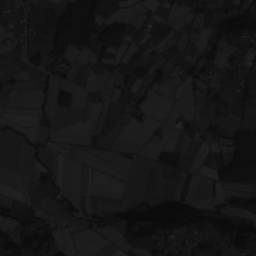
#> input picture Talleres/Taller 1/Punto 7/AQUITAIN.png, 256 x 256 px
$ jupyter execute 'NoteBook Taller.ipynb'
#> lines starting #> are read from the running program, lines starting #| are printed output that depends on the picture
### Taller #1: Juan Guillermo Gutiérrz - 202122659

[cell 1]
import cv2
import numpy as np
import matplotlib.pyplot as plt

rampa = np.linspace(0, 255, 256)
imagen = np.tile(rampa, (256, 1))

plt.imshow(imagen, cmap='gray')
plt.show()

[cell 2]
aquitainG = cv2.imread('AQUITAIN.png', cv2.IMREAD_GRAYSCALE)
#> aquitainG is the input picture: shape (256, 256); min 10, max 40, mean 21.5
scannerG = cv2.imread('SCANNER.png', cv2.IMREAD_GRAYSCALE)
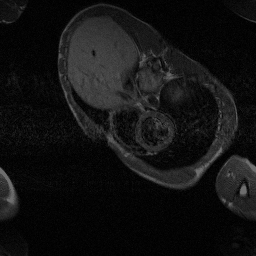
#> input picture Talleres/Taller 1/Punto 7/SCANNER.png, 256 x 256 px
#> scannerG is the input picture: shape (256, 256); min 0, max 109, mean 18.3

plt.imshow(aquitainG, cmap='gray')
plt.show()
plt.imshow(scannerG, cmap='gray')
plt.show()

[cell 3]
import matplotlib.pyplot as plt

im1 = plt.imshow(imagen, cmap='viridis')
plt.colorbar(im1)
plt.show()
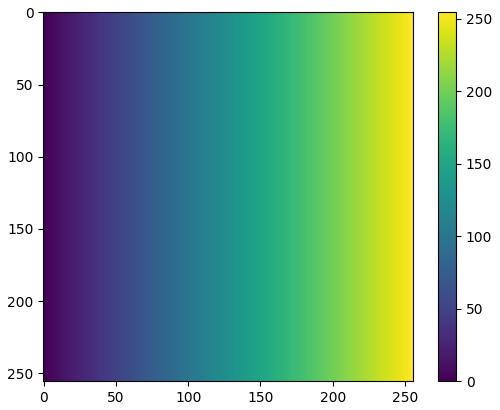
#> figure drawn by matplotlib, 2 panels
plt.hist(imagen.ravel(), bins=256)
plt.show()
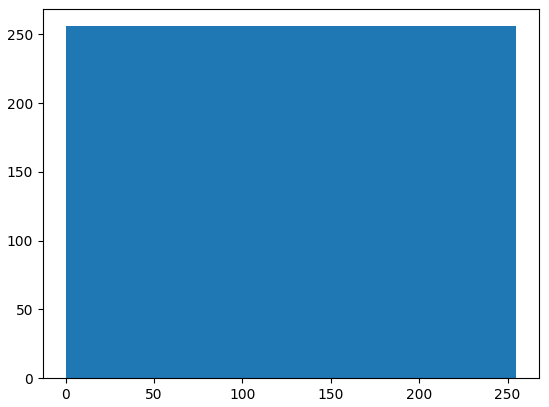
#> figure drawn by matplotlib, 1 panel

im2 = plt.imshow(aquitainG, cmap='viridis')
plt.colorbar(im2)
plt.show()
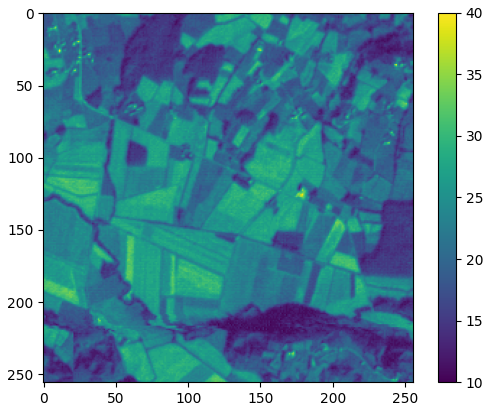
#> figure drawn by matplotlib, 2 panels
plt.hist(aquitainG.ravel(), bins=256)
plt.show()
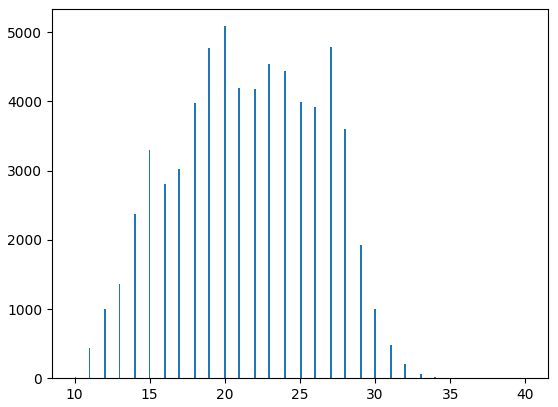
#> figure drawn by matplotlib, 1 panel; tallest bar 5088 high, from x = 19.96 to 20.08

im3 = plt.imshow(scannerG, cmap='viridis')
plt.colorbar(im3)
plt.show()
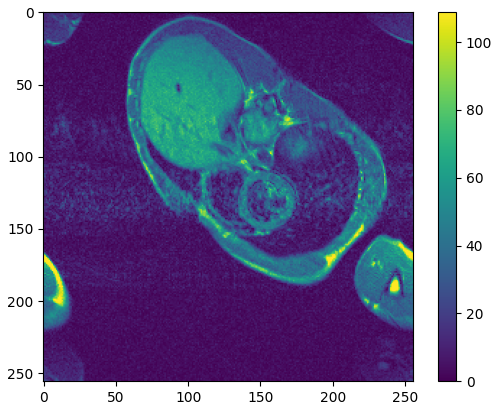
#> figure drawn by matplotlib, 2 panels
plt.hist(scannerG.ravel(), bins=256)
plt.show()
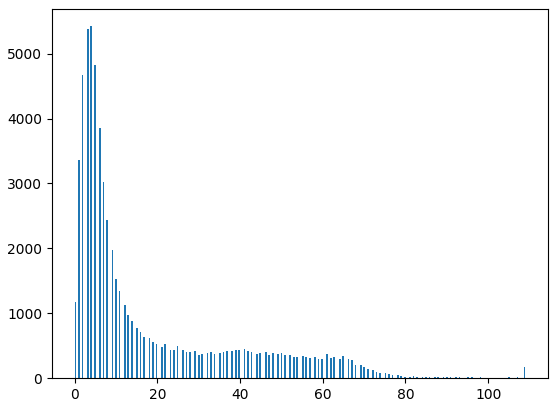
#> figure drawn by matplotlib, 1 panel; tallest bar 5423 high, from x = 3.83 to 4.26

# Observasiones:

Lo que podemos ver de las imagenes AQUITAIN y SCANNER basandonos en el histograma de la rampa a color, es que la primera tiene un contraste más bajo mientras la segunda tiene un contraste más alto. Al ver el histograma de AQUITAIN nos damos cuentas que la imagen a color cuenta con unas intensidades distribuidas entre 10 y 35 y varían entre estas paulatinamente. Por otro lado, el histograma de SCANNER muestra que la imagen es de alto contraste y la intensidad varía entre 0 y 80, con un salto abrupto entre 15 y 25.

[cell 4]
scannerFloat = scannerG.astype(float)
min = scannerFloat.min()
#> min = 0
max = scannerFloat.max()
#> max = 109
expandida = ((scannerFloat - min) * (255.0 / (max - min))).astype(np.uint8)
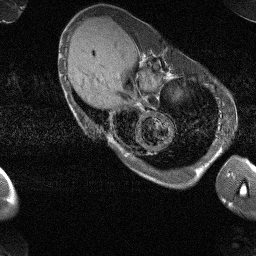
#> expandida: shape (256, 256); min 0, max 255, mean 42.3

im4 = plt.imshow(expandida, cmap='grey')
plt.colorbar(im4)
plt.show()
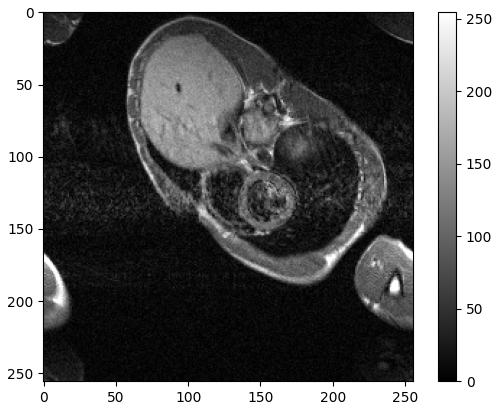
#> figure drawn by matplotlib, 2 panels
plt.hist(expandida.ravel(), bins=256)
plt.show()
#> figure, not shown here; tallest bar 5423 high, from x = 8.96 to 9.96

im5 = plt.imshow(expandida, cmap='viridis')
plt.colorbar(im5)
plt.show()
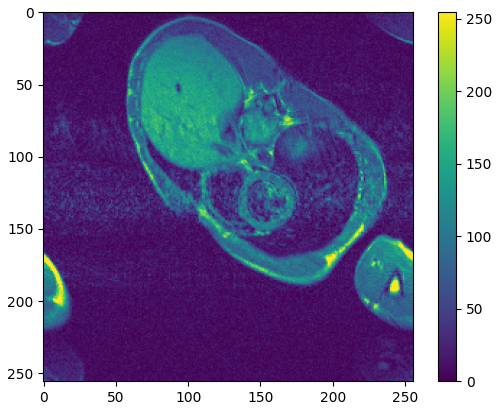
#> figure drawn by matplotlib, 2 panels
plt.hist(expandida.ravel(), bins=256)
plt.show()
